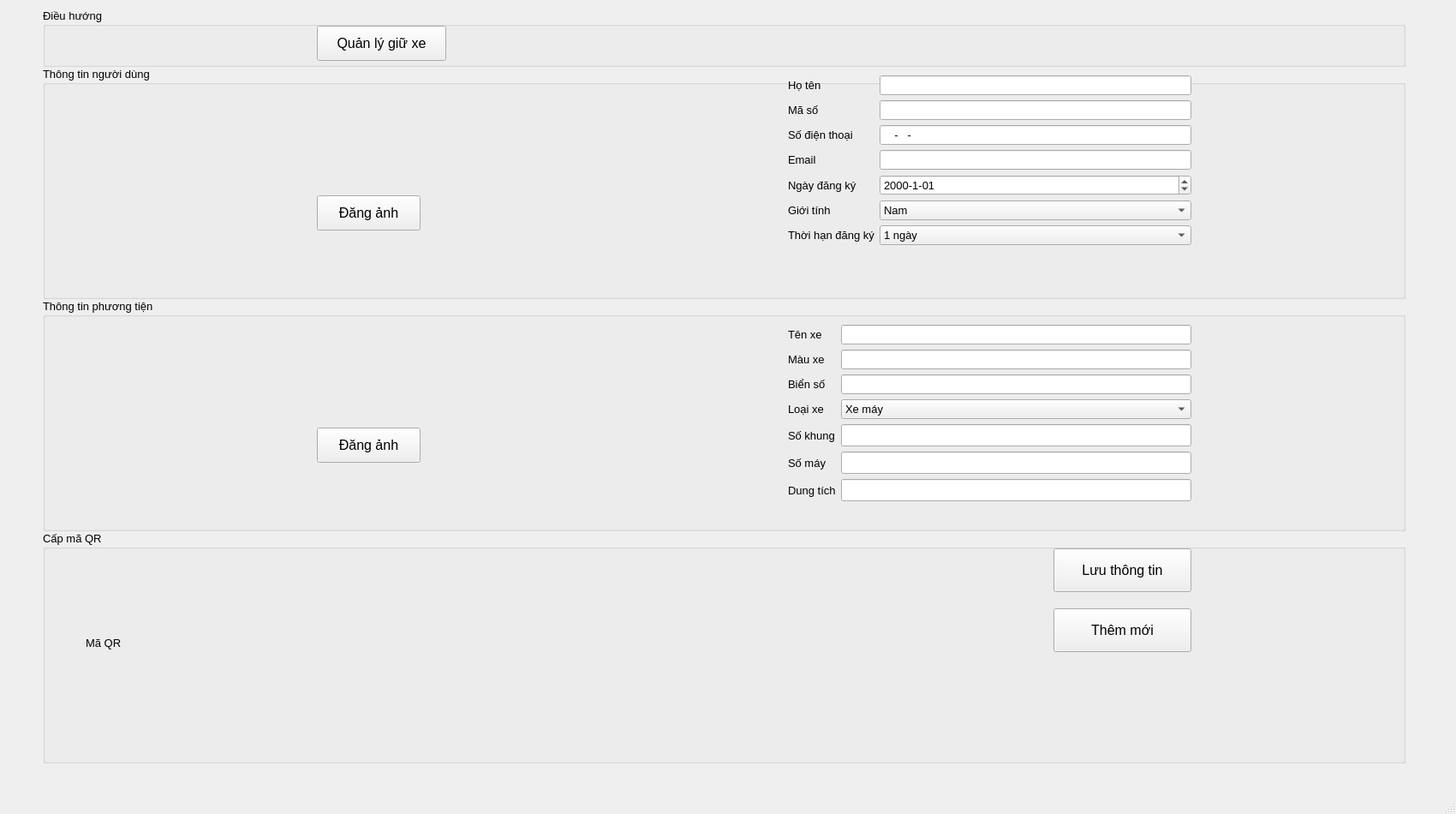
<?xml version="1.0" encoding="UTF-8"?>
<ui version="4.0">
 <class>MainWindow</class>
 <widget class="QMainWindow" name="MainWindow">
  <property name="geometry">
   <rect>
    <x>0</x>
    <y>0</y>
    <width>1700</width>
    <height>950</height>
   </rect>
  </property>
  <property name="windowTitle">
   <string>dangky</string>
  </property>
  <property name="autoFillBackground">
   <bool>true</bool>
  </property>
  <widget class="QWidget" name="centralwidget">
   <widget class="QWidget" name="verticalLayoutWidget">
    <property name="geometry">
     <rect>
      <x>50</x>
      <y>10</y>
      <width>1591</width>
      <height>881</height>
     </rect>
    </property>
    <layout class="QVBoxLayout" name="verticalLayout" stretch="1,4,4,4">
     <property name="spacing">
      <number>0</number>
     </property>
     <property name="bottomMargin">
      <number>0</number>
     </property>
     <item>
      <widget class="QGroupBox" name="groupBox">
       <property name="font">
        <font>
         <pointsize>10</pointsize>
        </font>
       </property>
       <property name="title">
        <string>Điều hướng</string>
       </property>
       <widget class="QPushButton" name="btn_quanLy">
        <property name="geometry">
         <rect>
          <x>320</x>
          <y>20</y>
          <width>151</width>
          <height>41</height>
         </rect>
        </property>
        <property name="font">
         <font>
          <pointsize>12</pointsize>
         </font>
        </property>
        <property name="text">
         <string>Quản lý giữ xe</string>
        </property>
       </widget>
      </widget>
     </item>
     <item>
      <widget class="QGroupBox" name="groupBox_user">
       <property name="font">
        <font>
         <pointsize>10</pointsize>
        </font>
       </property>
       <property name="title">
        <string>Thông tin người dùng</string>
       </property>
       <widget class="QWidget" name="formLayoutWidget">
        <property name="geometry">
         <rect>
          <x>870</x>
          <y>10</y>
          <width>471</width>
          <height>241</height>
         </rect>
        </property>
        <layout class="QFormLayout" name="formLayout">
         <item row="0" column="0">
          <widget class="QLabel" name="hTNLabel">
           <property name="font">
            <font>
             <pointsize>10</pointsize>
            </font>
           </property>
           <property name="text">
            <string>Họ tên</string>
           </property>
          </widget>
         </item>
         <item row="0" column="1">
          <widget class="QLineEdit" name="input_hoTen">
           <property name="font">
            <font>
             <pointsize>10</pointsize>
            </font>
           </property>
          </widget>
         </item>
         <item row="1" column="0">
          <widget class="QLabel" name="mSLabel">
           <property name="font">
            <font>
             <pointsize>10</pointsize>
            </font>
           </property>
           <property name="text">
            <string>Mã số </string>
           </property>
          </widget>
         </item>
         <item row="1" column="1">
          <widget class="QLineEdit" name="input_maSo">
           <property name="font">
            <font>
             <pointsize>10</pointsize>
            </font>
           </property>
          </widget>
         </item>
         <item row="2" column="0">
          <widget class="QLabel" name="sINThoILabel">
           <property name="font">
            <font>
             <pointsize>10</pointsize>
            </font>
           </property>
           <property name="text">
            <string>Số điện thoại</string>
           </property>
          </widget>
         </item>
         <item row="2" column="1">
          <widget class="QLineEdit" name="input_phone">
           <property name="font">
            <font>
             <pointsize>10</pointsize>
            </font>
           </property>
           <property name="inputMask">
            <string>0000-000-000</string>
           </property>
          </widget>
         </item>
         <item row="3" column="0">
          <widget class="QLabel" name="emailLabel">
           <property name="font">
            <font>
             <pointsize>10</pointsize>
            </font>
           </property>
           <property name="text">
            <string>Email</string>
           </property>
          </widget>
         </item>
         <item row="3" column="1">
          <widget class="QLineEdit" name="input_email">
           <property name="font">
            <font>
             <pointsize>10</pointsize>
            </font>
           </property>
          </widget>
         </item>
         <item row="4" column="0">
          <widget class="QLabel" name="ngYNgKLabel">
           <property name="font">
            <font>
             <pointsize>10</pointsize>
            </font>
           </property>
           <property name="text">
            <string>Ngày đăng ký</string>
           </property>
          </widget>
         </item>
         <item row="4" column="1">
          <widget class="QDateEdit" name="input_ngayDk">
           <property name="font">
            <font>
             <pointsize>10</pointsize>
            </font>
           </property>
           <property name="displayFormat">
            <string>yyyy-M-dd</string>
           </property>
          </widget>
         </item>
         <item row="5" column="0">
          <widget class="QLabel" name="label">
           <property name="font">
            <font>
             <pointsize>10</pointsize>
            </font>
           </property>
           <property name="text">
            <string>Giới tính</string>
           </property>
          </widget>
         </item>
         <item row="5" column="1">
          <widget class="QComboBox" name="input_gioiTinh">
           <property name="font">
            <font>
             <pointsize>10</pointsize>
            </font>
           </property>
           <item>
            <property name="text">
             <string>Nam</string>
            </property>
           </item>
           <item>
            <property name="text">
             <string>Nữ</string>
            </property>
           </item>
           <item>
            <property name="text">
             <string>Khác</string>
            </property>
           </item>
          </widget>
         </item>
         <item row="6" column="0">
          <widget class="QLabel" name="thIHNNgKLabel">
           <property name="text">
            <string>Thời hạn đăng ký</string>
           </property>
          </widget>
         </item>
         <item row="6" column="1">
          <widget class="QComboBox" name="input_thoiHanDK">
           <item>
            <property name="text">
             <string>1 ngày</string>
            </property>
           </item>
           <item>
            <property name="text">
             <string>1 tuần</string>
            </property>
           </item>
           <item>
            <property name="text">
             <string>2 tuần</string>
            </property>
           </item>
           <item>
            <property name="text">
             <string>3 tuần</string>
            </property>
           </item>
           <item>
            <property name="text">
             <string>1 tháng</string>
            </property>
           </item>
           <item>
            <property name="text">
             <string>1 học kì</string>
            </property>
           </item>
           <item>
            <property name="text">
             <string>1 năm</string>
            </property>
           </item>
          </widget>
         </item>
        </layout>
       </widget>
       <widget class="QLabel" name="label_user">
        <property name="geometry">
         <rect>
          <x>40</x>
          <y>29</y>
          <width>220</width>
          <height>200</height>
         </rect>
        </property>
        <property name="text">
         <string/>
        </property>
        <property name="pixmap">
         <pixmap>../Users/Dell/Desktop/person2.jpg</pixmap>
        </property>
        <property name="scaledContents">
         <bool>true</bool>
        </property>
        <property name="alignment">
         <set>Qt::AlignCenter</set>
        </property>
       </widget>
       <widget class="QPushButton" name="btn_imgUser">
        <property name="geometry">
         <rect>
          <x>320</x>
          <y>150</y>
          <width>121</width>
          <height>41</height>
         </rect>
        </property>
        <property name="font">
         <font>
          <pointsize>12</pointsize>
         </font>
        </property>
        <property name="text">
         <string>Đăng ảnh</string>
        </property>
       </widget>
       <widget class="QLabel" name="label_check_hoTen">
        <property name="geometry">
         <rect>
          <x>1350</x>
          <y>10</y>
          <width>180</width>
          <height>25</height>
         </rect>
        </property>
        <property name="text">
         <string/>
        </property>
       </widget>
       <widget class="QLabel" name="label_check_soDienThoai">
        <property name="geometry">
         <rect>
          <x>1350</x>
          <y>80</y>
          <width>180</width>
          <height>25</height>
         </rect>
        </property>
        <property name="text">
         <string/>
        </property>
       </widget>
       <widget class="QLabel" name="label_check_email">
        <property name="geometry">
         <rect>
          <x>1350</x>
          <y>104</y>
          <width>180</width>
          <height>41</height>
         </rect>
        </property>
        <property name="text">
         <string/>
        </property>
       </widget>
       <widget class="QLabel" name="label_check_maSo">
        <property name="geometry">
         <rect>
          <x>1350</x>
          <y>44</y>
          <width>180</width>
          <height>31</height>
         </rect>
        </property>
        <property name="text">
         <string/>
        </property>
       </widget>
       <widget class="QLabel" name="label_check_imgUser">
        <property name="geometry">
         <rect>
          <x>320</x>
          <y>100</y>
          <width>180</width>
          <height>30</height>
         </rect>
        </property>
        <property name="font">
         <font>
          <pointsize>11</pointsize>
         </font>
        </property>
        <property name="text">
         <string/>
        </property>
       </widget>
      </widget>
     </item>
     <item>
      <widget class="QGroupBox" name="groupBox_xe">
       <property name="font">
        <font>
         <pointsize>10</pointsize>
        </font>
       </property>
       <property name="title">
        <string>Thông tin phương tiện</string>
       </property>
       <widget class="QWidget" name="formLayoutWidget_2">
        <property name="geometry">
         <rect>
          <x>870</x>
          <y>30</y>
          <width>471</width>
          <height>241</height>
         </rect>
        </property>
        <property name="font">
         <font>
          <pointsize>11</pointsize>
         </font>
        </property>
        <layout class="QFormLayout" name="formLayout_2">
         <property name="leftMargin">
          <number>0</number>
         </property>
         <property name="topMargin">
          <number>0</number>
         </property>
         <property name="rightMargin">
          <number>0</number>
         </property>
         <property name="bottomMargin">
          <number>0</number>
         </property>
         <item row="0" column="0">
          <widget class="QLabel" name="mSLabel_2">
           <property name="font">
            <font>
             <pointsize>10</pointsize>
            </font>
           </property>
           <property name="text">
            <string>Tên xe</string>
           </property>
          </widget>
         </item>
         <item row="0" column="1">
          <widget class="QLineEdit" name="input_tenXe">
           <property name="font">
            <font>
             <pointsize>10</pointsize>
            </font>
           </property>
          </widget>
         </item>
         <item row="1" column="0">
          <widget class="QLabel" name="sINThoILabel_2">
           <property name="font">
            <font>
             <pointsize>10</pointsize>
            </font>
           </property>
           <property name="text">
            <string>Màu xe</string>
           </property>
          </widget>
         </item>
         <item row="1" column="1">
          <widget class="QLineEdit" name="input_mauXe">
           <property name="font">
            <font>
             <pointsize>10</pointsize>
            </font>
           </property>
          </widget>
         </item>
         <item row="2" column="0">
          <widget class="QLabel" name="emailLabel_2">
           <property name="font">
            <font>
             <pointsize>10</pointsize>
            </font>
           </property>
           <property name="text">
            <string>Biển số</string>
           </property>
          </widget>
         </item>
         <item row="2" column="1">
          <widget class="QLineEdit" name="input_bienSo">
           <property name="font">
            <font>
             <pointsize>10</pointsize>
            </font>
           </property>
          </widget>
         </item>
         <item row="3" column="0">
          <widget class="QLabel" name="label_4">
           <property name="font">
            <font>
             <pointsize>10</pointsize>
            </font>
           </property>
           <property name="text">
            <string>Loại xe</string>
           </property>
          </widget>
         </item>
         <item row="3" column="1">
          <widget class="QComboBox" name="input_loaiXe">
           <property name="font">
            <font>
             <pointsize>10</pointsize>
            </font>
           </property>
           <item>
            <property name="text">
             <string>Xe máy</string>
            </property>
           </item>
           <item>
            <property name="text">
             <string>Xe đạp điện</string>
            </property>
           </item>
           <item>
            <property name="text">
             <string>Xe ô tô</string>
            </property>
           </item>
           <item>
            <property name="text">
             <string>Xe đạp</string>
            </property>
           </item>
          </widget>
         </item>
         <item row="4" column="0">
          <widget class="QLabel" name="sKhungLabel">
           <property name="font">
            <font>
             <pointsize>10</pointsize>
            </font>
           </property>
           <property name="text">
            <string>Số khung</string>
           </property>
          </widget>
         </item>
         <item row="4" column="1">
          <widget class="QLineEdit" name="input_soKhung"/>
         </item>
         <item row="5" column="0">
          <widget class="QLabel" name="sMYLabel">
           <property name="font">
            <font>
             <pointsize>10</pointsize>
            </font>
           </property>
           <property name="text">
            <string>Số máy</string>
           </property>
          </widget>
         </item>
         <item row="5" column="1">
          <widget class="QLineEdit" name="input_soMay"/>
         </item>
         <item row="6" column="0">
          <widget class="QLabel" name="dungTChLabel">
           <property name="font">
            <font>
             <pointsize>10</pointsize>
            </font>
           </property>
           <property name="text">
            <string>Dung tích</string>
           </property>
          </widget>
         </item>
         <item row="6" column="1">
          <widget class="QLineEdit" name="input_dungTich"/>
         </item>
        </layout>
       </widget>
       <widget class="QLabel" name="label_xe">
        <property name="geometry">
         <rect>
          <x>40</x>
          <y>30</y>
          <width>220</width>
          <height>200</height>
         </rect>
        </property>
        <property name="text">
         <string/>
        </property>
        <property name="pixmap">
         <pixmap>../Users/Dell/Desktop/moto.jpg</pixmap>
        </property>
        <property name="scaledContents">
         <bool>true</bool>
        </property>
        <property name="alignment">
         <set>Qt::AlignCenter</set>
        </property>
       </widget>
       <widget class="QPushButton" name="btn_imgXe">
        <property name="geometry">
         <rect>
          <x>320</x>
          <y>150</y>
          <width>121</width>
          <height>41</height>
         </rect>
        </property>
        <property name="font">
         <font>
          <pointsize>12</pointsize>
         </font>
        </property>
        <property name="text">
         <string>Đăng ảnh</string>
        </property>
       </widget>
       <widget class="QLabel" name="label_check_tenXe">
        <property name="geometry">
         <rect>
          <x>1350</x>
          <y>30</y>
          <width>180</width>
          <height>31</height>
         </rect>
        </property>
        <property name="text">
         <string/>
        </property>
       </widget>
       <widget class="QLabel" name="label_check_mauXe">
        <property name="geometry">
         <rect>
          <x>1350</x>
          <y>64</y>
          <width>180</width>
          <height>31</height>
         </rect>
        </property>
        <property name="text">
         <string/>
        </property>
       </widget>
       <widget class="QLabel" name="label_check_bienSo">
        <property name="geometry">
         <rect>
          <x>1350</x>
          <y>100</y>
          <width>180</width>
          <height>25</height>
         </rect>
        </property>
        <property name="text">
         <string/>
        </property>
       </widget>
       <widget class="QLabel" name="label_check_dungTich">
        <property name="geometry">
         <rect>
          <x>1350</x>
          <y>234</y>
          <width>180</width>
          <height>31</height>
         </rect>
        </property>
        <property name="text">
         <string/>
        </property>
       </widget>
       <widget class="QLabel" name="label_check_soMay">
        <property name="geometry">
         <rect>
          <x>1350</x>
          <y>200</y>
          <width>180</width>
          <height>31</height>
         </rect>
        </property>
        <property name="text">
         <string/>
        </property>
       </widget>
       <widget class="QLabel" name="label_check_soKhung">
        <property name="geometry">
         <rect>
          <x>1350</x>
          <y>170</y>
          <width>180</width>
          <height>25</height>
         </rect>
        </property>
        <property name="text">
         <string/>
        </property>
       </widget>
       <widget class="QLabel" name="label_check_imgXe">
        <property name="geometry">
         <rect>
          <x>320</x>
          <y>100</y>
          <width>180</width>
          <height>30</height>
         </rect>
        </property>
        <property name="font">
         <font>
          <pointsize>11</pointsize>
         </font>
        </property>
        <property name="text">
         <string/>
        </property>
       </widget>
      </widget>
     </item>
     <item>
      <widget class="QGroupBox" name="groupBox_3">
       <property name="font">
        <font>
         <pointsize>10</pointsize>
        </font>
       </property>
       <property name="title">
        <string>Cấp mã QR</string>
       </property>
       <widget class="QPushButton" name="btn_luuThongTin">
        <property name="geometry">
         <rect>
          <x>1180</x>
          <y>20</y>
          <width>161</width>
          <height>51</height>
         </rect>
        </property>
        <property name="font">
         <font>
          <pointsize>12</pointsize>
         </font>
        </property>
        <property name="text">
         <string>Lưu thông tin</string>
        </property>
       </widget>
       <widget class="QLabel" name="label_qr">
        <property name="geometry">
         <rect>
          <x>50</x>
          <y>30</y>
          <width>220</width>
          <height>200</height>
         </rect>
        </property>
        <property name="text">
         <string>Mã QR</string>
        </property>
       </widget>
       <widget class="QPushButton" name="btn_clear_input">
        <property name="geometry">
         <rect>
          <x>1180</x>
          <y>90</y>
          <width>161</width>
          <height>51</height>
         </rect>
        </property>
        <property name="font">
         <font>
          <pointsize>12</pointsize>
         </font>
        </property>
        <property name="text">
         <string>Thêm mới</string>
        </property>
       </widget>
      </widget>
     </item>
    </layout>
   </widget>
  </widget>
  <widget class="QMenuBar" name="menubar">
   <property name="geometry">
    <rect>
     <x>0</x>
     <y>0</y>
     <width>1700</width>
     <height>26</height>
    </rect>
   </property>
  </widget>
  <widget class="QStatusBar" name="statusbar"/>
 </widget>
 <resources/>
 <connections/>
</ui>
